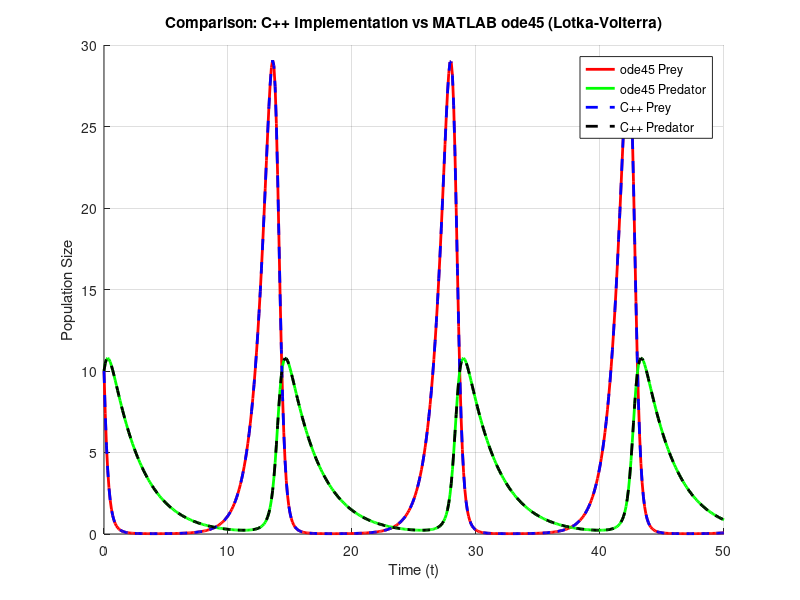
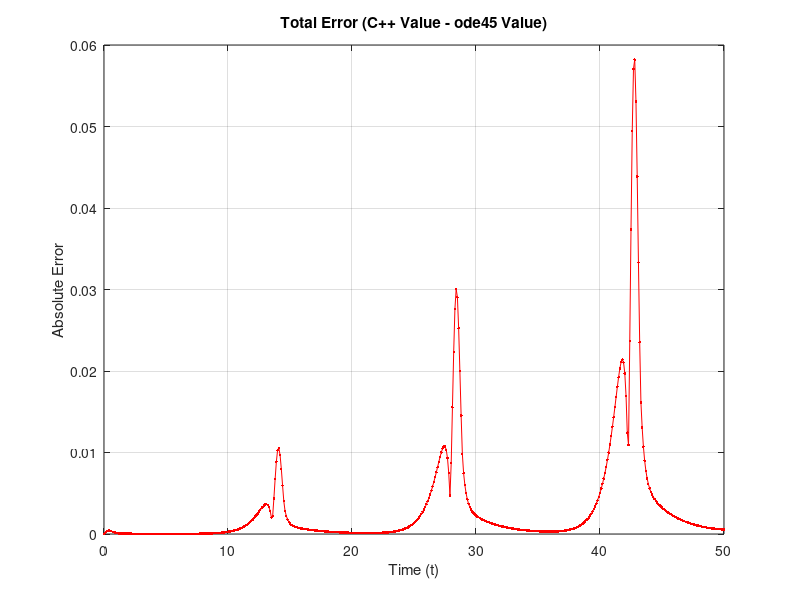

Source code (MATLAB) for these figures, in order:
% Housekeeping
clc; clear; close all;

% Load data from output.txt to arrays
data = load('output.txt');
t_cpp = data(:, 1);
prey_cpp = data(:, 2);
pred_cpp = data(:, 3);

% Define Predator-Prey Parameters 
alpha = 1.1; 
beta  = 0.4;  
delta = 0.1; 
gamma = 0.4;  

% Define the ODE system (Lotka-Volterra)
odeSys = @(t, y) [
    alpha * y(1) - beta * y(1) * y(2);   
    delta * y(1) * y(2) - gamma * y(2)   
];


% Initial conditions from the C++ file (first row)
ic = [prey_cpp(1); pred_cpp(1)];

% Run ode45 using the same time points as the C++ output for direct comparison
options = odeset('RelTol', 1e-6, 'AbsTol', 1e-6);
[tODE, yODE] = ode45(odeSys, t_cpp, ic, options);

% Error Calculation
errPrey = prey_cpp - yODE(:, 1);
errPred = pred_cpp - yODE(:, 2);
errSum = abs(errPrey) + abs(errPred);

% C++ and ode45 plots
figure(1);
hold on;

% Plot ode45 
plot(tODE, yODE(:, 1), 'r-', 'LineWidth', 2, 'DisplayName', 'ode45 Prey');
plot(tODE, yODE(:, 2), 'g-', 'LineWidth', 2, 'DisplayName', 'ode45 Predator');

% Plot C++ Output 
plot(t_cpp, prey_cpp, 'b--', 'LineWidth', 2, 'DisplayName', 'C++ Prey');
plot(t_cpp, pred_cpp, 'k--', 'LineWidth', 2, 'DisplayName', 'C++ Predator');

title('Comparison: C++ Implementation vs MATLAB ode45 (Lotka-Volterra)');
xlabel('Time (t)');
ylabel('Population Size');
legend('Location', 'best');
grid on;
hold off;

% Error analysis plot
figure('Name', 'Error Analysis', 'Color', 'w');
plot(t_cpp, errSum, 'r.-', 'DisplayName', 'Total Absolute Error');
title('Total Error (C++ Value - ode45 Value)');
xlabel('Time (t)');
ylabel('Absolute Error');
grid on;
